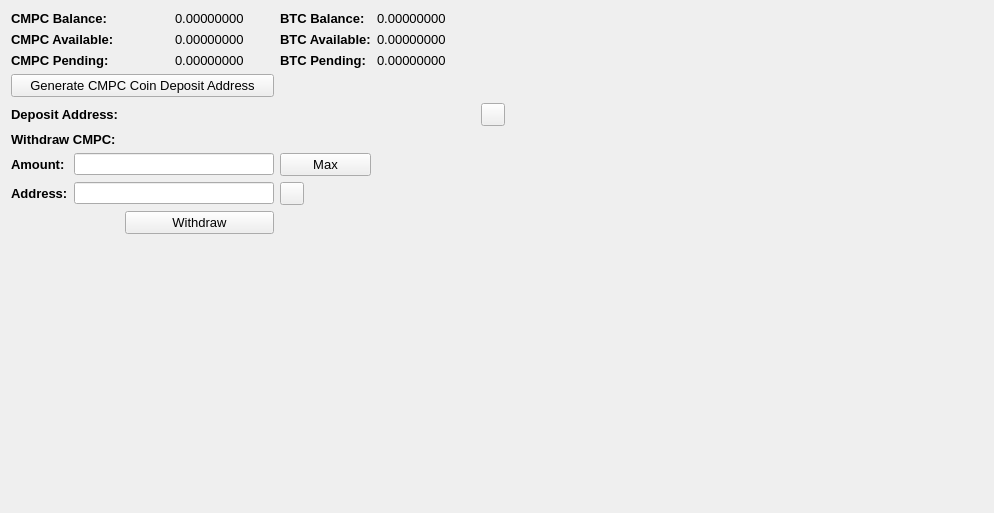
     <widget class="QWidget" name="BalanceTab">
      <attribute name="title">
       <string>Balance</string>
      </attribute>
      <layout class="QGridLayout" name="gridLayout_2">
       <item row="0" column="0" colspan="2">
        <widget class="QLabel" name="label_11">
         <property name="font">
          <font>
           <pointsize>10</pointsize>
           <weight>75</weight>
           <bold>true</bold>
          </font>
         </property>
         <property name="text">
          <string>CMPC Balance:</string>
         </property>
        </widget>
       </item>
       <item row="0" column="3">
        <widget class="QLabel" name="CMPCBalanceLabel">
         <property name="font">
          <font>
           <pointsize>10</pointsize>
          </font>
         </property>
         <property name="text">
          <string>0.00000000</string>
         </property>
         <property name="textInteractionFlags">
          <set>Qt::LinksAccessibleByMouse|Qt::TextSelectableByMouse</set>
         </property>
        </widget>
       </item>
       <item row="0" column="4">
        <widget class="QLabel" name="label_12">
         <property name="font">
          <font>
           <pointsize>10</pointsize>
           <weight>75</weight>
           <bold>true</bold>
          </font>
         </property>
         <property name="text">
          <string>BTC Balance:</string>
         </property>
        </widget>
       </item>
       <item row="0" column="5">
        <widget class="QLabel" name="BitcoinBalanceLabel">
         <property name="font">
          <font>
           <pointsize>10</pointsize>
          </font>
         </property>
         <property name="text">
          <string>0.00000000</string>
         </property>
         <property name="textInteractionFlags">
          <set>Qt::LinksAccessibleByMouse|Qt::TextSelectableByMouse</set>
         </property>
        </widget>
       </item>
       <item row="0" column="7" rowspan="10">
        <spacer name="horizontalSpacer_4">
         <property name="orientation">
          <enum>Qt::Horizontal</enum>
         </property>
         <property name="sizeHint" stdset="0">
          <size>
           <width>478</width>
           <height>488</height>
          </size>
         </property>
        </spacer>
       </item>
       <item row="1" column="0" colspan="2">
        <widget class="QLabel" name="label_13">
         <property name="font">
          <font>
           <pointsize>10</pointsize>
           <weight>75</weight>
           <bold>true</bold>
          </font>
         </property>
         <property name="text">
          <string>CMPC Available:</string>
         </property>
        </widget>
       </item>
       <item row="1" column="3">
        <widget class="QLabel" name="CMPCAvailableLabel_2">
         <property name="font">
          <font>
           <pointsize>10</pointsize>
          </font>
         </property>
         <property name="text">
          <string>0.00000000</string>
         </property>
         <property name="textInteractionFlags">
          <set>Qt::LinksAccessibleByMouse|Qt::TextSelectableByMouse</set>
         </property>
        </widget>
       </item>
       <item row="1" column="4">
        <widget class="QLabel" name="label_15">
         <property name="font">
          <font>
           <pointsize>10</pointsize>
           <weight>75</weight>
           <bold>true</bold>
          </font>
         </property>
         <property name="text">
          <string>BTC Available:</string>
         </property>
        </widget>
       </item>
       <item row="1" column="5">
        <widget class="QLabel" name="BitcoinAvailableLabel">
         <property name="font">
          <font>
           <pointsize>10</pointsize>
          </font>
         </property>
         <property name="text">
          <string>0.00000000</string>
         </property>
         <property name="textInteractionFlags">
          <set>Qt::LinksAccessibleByMouse|Qt::TextSelectableByMouse</set>
         </property>
        </widget>
       </item>
       <item row="2" column="0" colspan="2">
        <widget class="QLabel" name="label_14">
         <property name="font">
          <font>
           <pointsize>10</pointsize>
           <weight>75</weight>
           <bold>true</bold>
          </font>
         </property>
         <property name="text">
          <string>CMPC Pending:</string>
         </property>
        </widget>
       </item>
       <item row="2" column="3">
        <widget class="QLabel" name="CMPCPendingLabel">
         <property name="font">
          <font>
           <pointsize>10</pointsize>
          </font>
         </property>
         <property name="text">
          <string>0.00000000</string>
         </property>
         <property name="textInteractionFlags">
          <set>Qt::LinksAccessibleByMouse|Qt::TextSelectableByMouse</set>
         </property>
        </widget>
       </item>
       <item row="2" column="4">
        <widget class="QLabel" name="label_31">
         <property name="font">
          <font>
           <pointsize>10</pointsize>
           <weight>75</weight>
           <bold>true</bold>
          </font>
         </property>
         <property name="text">
          <string>BTC Pending:</string>
         </property>
        </widget>
       </item>
       <item row="2" column="5">
        <widget class="QLabel" name="BitcoinPendingLabel">
         <property name="font">
          <font>
           <pointsize>10</pointsize>
          </font>
         </property>
         <property name="text">
          <string>0.00000000</string>
         </property>
         <property name="textInteractionFlags">
          <set>Qt::LinksAccessibleByMouse|Qt::TextSelectableByMouse</set>
         </property>
        </widget>
       </item>
       <item row="3" column="0" colspan="4">
        <widget class="QPushButton" name="GenDepositBTN">
         <property name="font">
          <font>
           <pointsize>10</pointsize>
          </font>
         </property>
         <property name="text">
          <string>Generate CMPC Coin Deposit Address</string>
         </property>
        </widget>
       </item>
       <item row="4" column="0" colspan="3">
        <widget class="QLabel" name="label_33">
         <property name="font">
          <font>
           <pointsize>10</pointsize>
           <weight>75</weight>
           <bold>true</bold>
          </font>
         </property>
         <property name="text">
          <string>Deposit Address:</string>
         </property>
        </widget>
       </item>
       <item row="4" column="3" colspan="3">
        <widget class="QLabel" name="DepositAddressLabel">
         <property name="minimumSize">
          <size>
           <width>300</width>
           <height>0</height>
          </size>
         </property>
         <property name="palette">
          <palette>
           <active>
            <colorrole role="WindowText">
             <brush brushstyle="SolidPattern">
              <color alpha="255">
               <red>0</red>
               <green>0</green>
               <blue>0</blue>
              </color>
             </brush>
            </colorrole>
            <colorrole role="Text">
             <brush brushstyle="SolidPattern">
              <color alpha="255">
               <red>0</red>
               <green>0</green>
               <blue>255</blue>
              </color>
             </brush>
            </colorrole>
           </active>
           <inactive>
            <colorrole role="WindowText">
             <brush brushstyle="SolidPattern">
              <color alpha="255">
               <red>0</red>
               <green>0</green>
               <blue>0</blue>
              </color>
             </brush>
            </colorrole>
            <colorrole role="Text">
             <brush brushstyle="SolidPattern">
              <color alpha="255">
               <red>0</red>
               <green>0</green>
               <blue>255</blue>
              </color>
             </brush>
            </colorrole>
           </inactive>
           <disabled>
            <colorrole role="WindowText">
             <brush brushstyle="SolidPattern">
              <color alpha="255">
               <red>120</red>
               <green>120</green>
               <blue>120</blue>
              </color>
             </brush>
            </colorrole>
            <colorrole role="Text">
             <brush brushstyle="SolidPattern">
              <color alpha="255">
               <red>120</red>
               <green>120</green>
               <blue>120</blue>
              </color>
             </brush>
            </colorrole>
           </disabled>
          </palette>
         </property>
         <property name="font">
          <font>
           <pointsize>10</pointsize>
           <weight>75</weight>
           <bold>true</bold>
          </font>
         </property>
         <property name="text">
          <string/>
         </property>
         <property name="alignment">
          <set>Qt::AlignRight|Qt::AlignTrailing|Qt::AlignVCenter</set>
         </property>
         <property name="textInteractionFlags">
          <set>Qt::LinksAccessibleByMouse|Qt::TextSelectableByKeyboard|Qt::TextSelectableByMouse</set>
         </property>
        </widget>
       </item>
       <item row="4" column="6">
        <widget class="QToolButton" name="DepositCopyButton">
         <property name="toolTip">
          <string>Copy to clipboard</string>
         </property>
         <property name="text">
          <string/>
         </property>
         <property name="icon">
          <iconset resource="../bitcoin.qrc">
           <normaloff>:/icons/editcopy</normaloff>:/icons/editcopy</iconset>
         </property>
         <property name="shortcut">
          <string>Alt+P</string>
         </property>
        </widget>
       </item>
       <item row="5" column="0" colspan="2">
        <widget class="QLabel" name="label_34">
         <property name="font">
          <font>
           <pointsize>10</pointsize>
           <weight>75</weight>
           <bold>true</bold>
          </font>
         </property>
         <property name="text">
          <string>Withdraw CMPC:</string>
         </property>
        </widget>
       </item>
       <item row="6" column="0">
        <widget class="QLabel" name="label_26">
         <property name="font">
          <font>
           <pointsize>10</pointsize>
           <weight>75</weight>
           <bold>true</bold>
          </font>
         </property>
         <property name="text">
          <string>Amount:</string>
         </property>
        </widget>
       </item>
       <item row="6" column="1" colspan="3">
        <widget class="QLineEdit" name="WithdrawUnitsInput">
         <property name="font">
          <font>
           <pointsize>9</pointsize>
           <weight>75</weight>
           <bold>true</bold>
          </font>
         </property>
         <property name="text">
          <string/>
         </property>
        </widget>
       </item>
       <item row="6" column="4">
        <widget class="QPushButton" name="Withdraw_Max_Amount">
         <property name="font">
          <font>
           <pointsize>10</pointsize>
          </font>
         </property>
         <property name="text">
          <string>Max</string>
         </property>
        </widget>
       </item>
       <item row="7" column="0">
        <widget class="QLabel" name="label_10">
         <property name="font">
          <font>
           <pointsize>10</pointsize>
           <weight>75</weight>
           <bold>true</bold>
          </font>
         </property>
         <property name="text">
          <string>Address:</string>
         </property>
        </widget>
       </item>
       <item row="7" column="1" colspan="3">
        <widget class="QLineEdit" name="WithdrawAddress">
         <property name="font">
          <font>
           <pointsize>9</pointsize>
           <weight>75</weight>
           <bold>true</bold>
          </font>
         </property>
        </widget>
       </item>
       <item row="7" column="4">
        <widget class="QToolButton" name="WithdrawPasteButton">
         <property name="toolTip">
          <string>Paste from clipboard</string>
         </property>
         <property name="text">
          <string/>
         </property>
         <property name="icon">
          <iconset resource="../bitcoin.qrc">
           <normaloff>:/icons/editpaste</normaloff>:/icons/editpaste</iconset>
         </property>
         <property name="shortcut">
          <string>Alt+P</string>
         </property>
        </widget>
       </item>
       <item row="8" column="2" colspan="2">
        <widget class="QPushButton" name="WithdrawUnitsBtn">
         <property name="font">
          <font>
           <pointsize>10</pointsize>
          </font>
         </property>
         <property name="text">
          <string>Withdraw</string>
         </property>
        </widget>
       </item>
       <item row="9" column="0" colspan="6">
        <spacer name="verticalSpacer">
         <property name="orientation">
          <enum>Qt::Vertical</enum>
         </property>
         <property name="sizeHint" stdset="0">
          <size>
           <width>428</width>
           <height>262</height>
          </size>
         </property>
        </spacer>
       </item>
      </layout>
      <zorder>label_31</zorder>
      <zorder>label_15</zorder>
      <zorder>label_12</zorder>
      <zorder>label_14</zorder>
      <zorder>label_13</zorder>
      <zorder>label_11</zorder>
      <zorder>BitcoinBalanceLabel</zorder>
      <zorder>CMPCBalanceLabel</zorder>
      <zorder>CMPCAvailableLabel_2</zorder>
      <zorder>CMPCPendingLabel</zorder>
      <zorder>BitcoinAvailableLabel</zorder>
      <zorder>BitcoinPendingLabel</zorder>
      <zorder>label_33</zorder>
      <zorder>GenDepositBTN</zorder>
      <zorder>DepositAddressLabel</zorder>
      <zorder>Withdraw_Max_Amount</zorder>
      <zorder>label_34</zorder>
      <zorder>WithdrawUnitsInput</zorder>
      <zorder>label_10</zorder>
      <zorder>label_26</zorder>
      <zorder>WithdrawAddress</zorder>
      <zorder>WithdrawUnitsBtn</zorder>
      <zorder>horizontalSpacer_4</zorder>
      <zorder>verticalSpacer</zorder>
      <zorder>WithdrawPasteButton</zorder>
      <zorder>DepositCopyButton</zorder>
     </widget>
